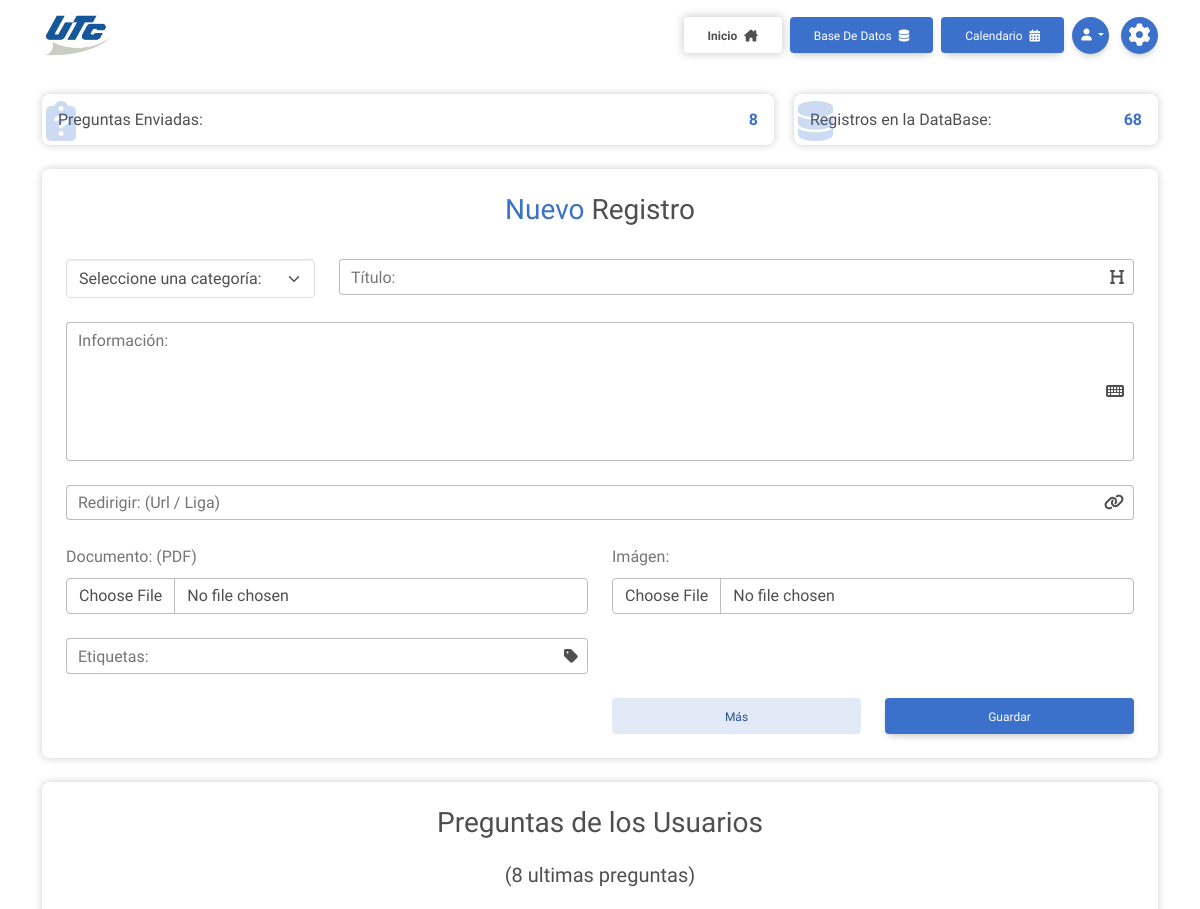
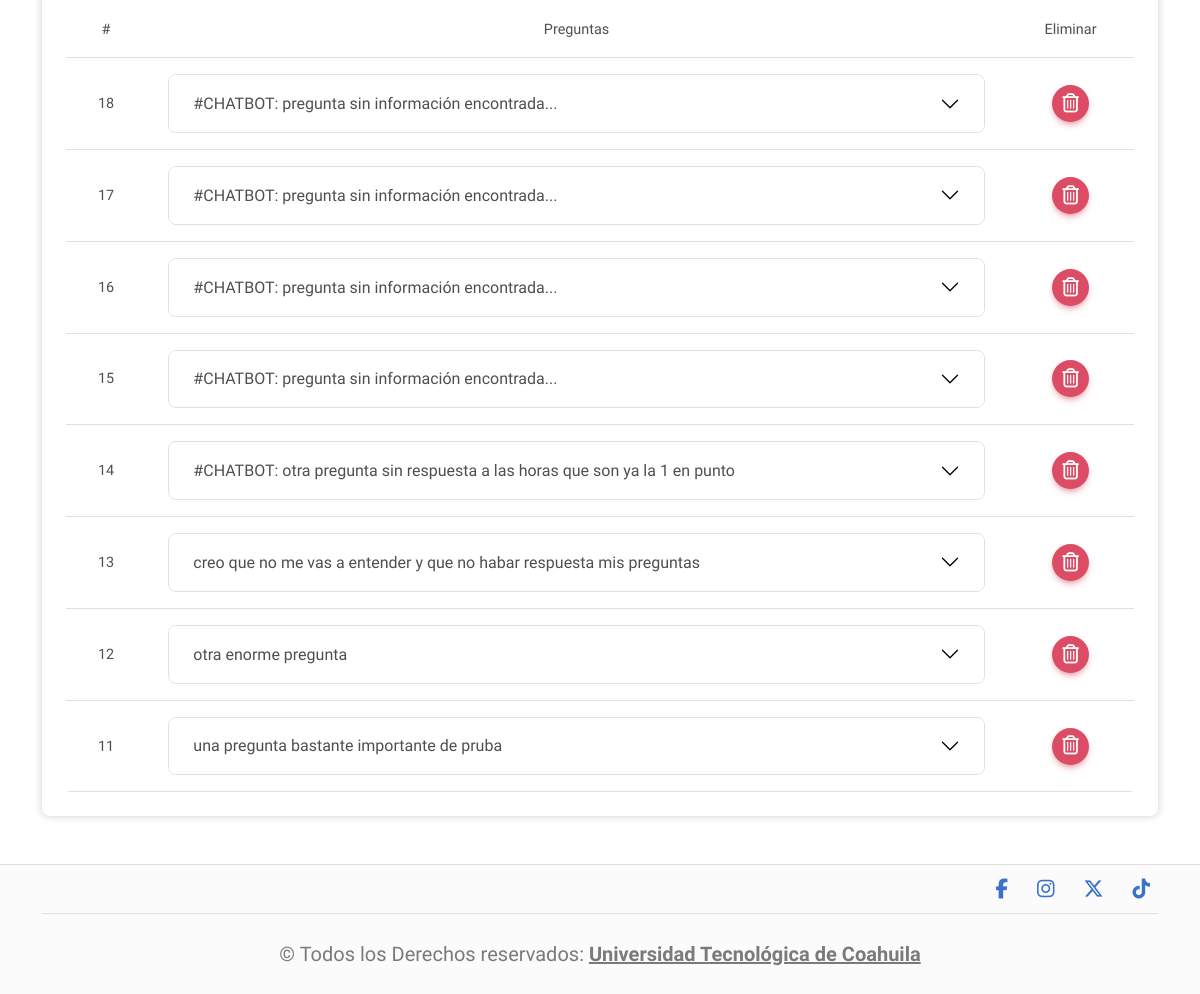
Before: /administracion/ (signed in) with the older database file (2 pictures, top to bottom).
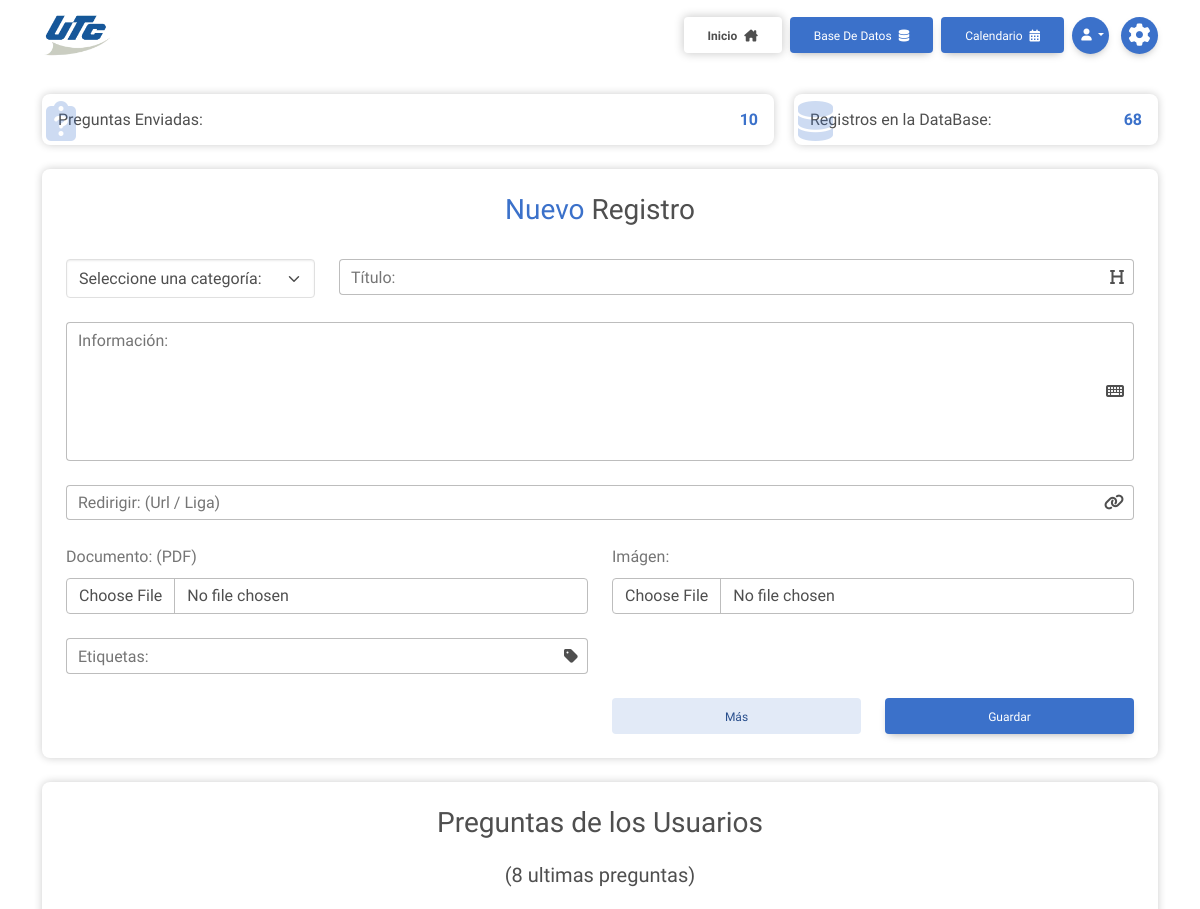
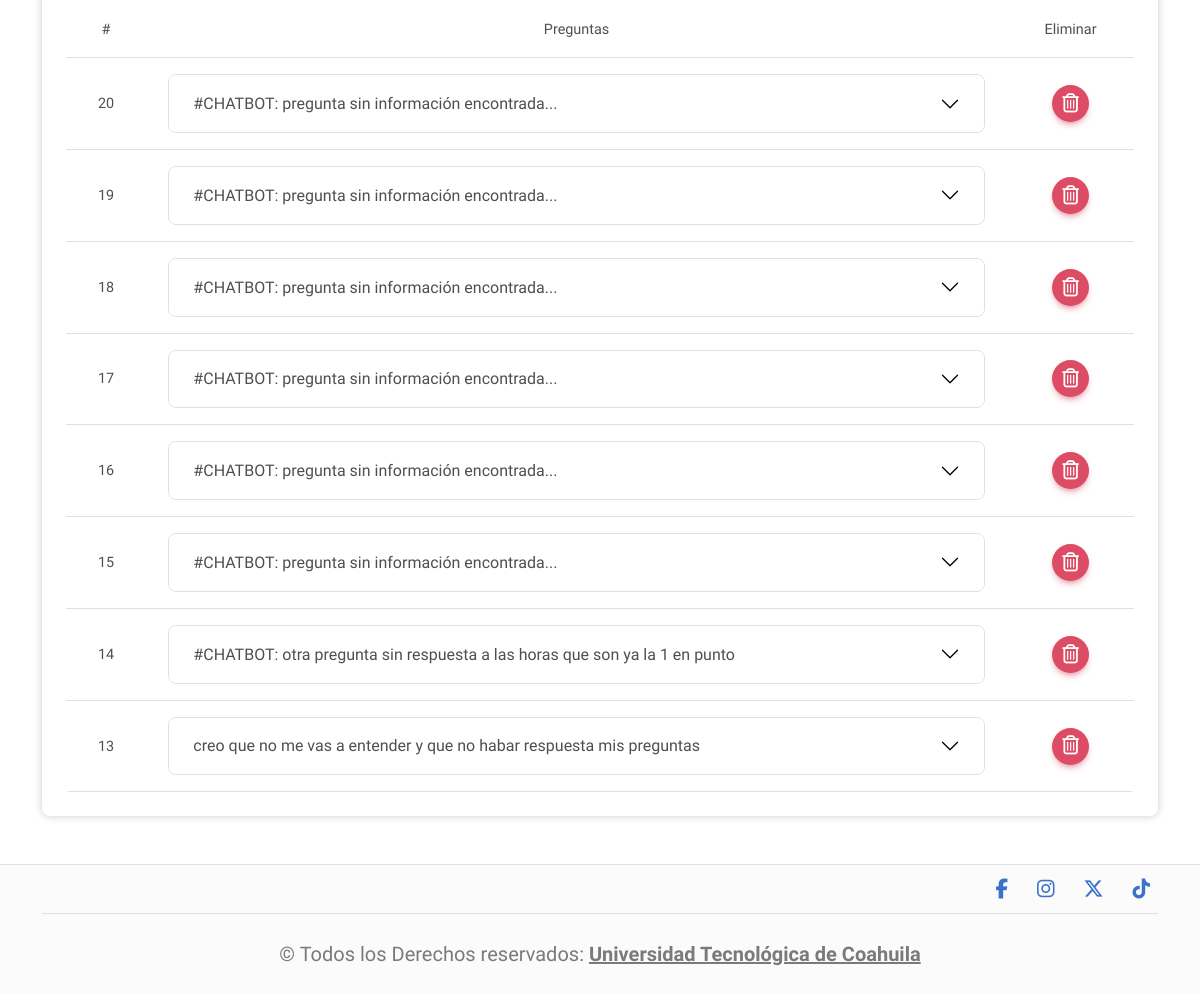
After: the same page with the newer database file (2 pictures, top to bottom).
### cross_asistent/models.py (models this page shows)
class Preguntas(models.Model):
    pregunta = models.CharField(max_length=150)
    descripcion = models.TextField(blank=True)
    fecha = models.DateTimeField(auto_now_add=True)
    class Meta:
        verbose_name = "Pregunta"
        verbose_name_plural = "Preguntas"

### cross_asistent/views.py (the view, shortened to what this page needs)
# urls.py: path('administracion/', views.admin_dash, name='admin'),
@login_required
@never_cache
def admin_dash(request):
    users = User.objects.all().order_by('-id')
    configuraciones = obtener_configuraciones(idConfig)
    hawkySettings = obtener_configuraciones(idHawky)
    hawkySettings = obtener_configuraciones(idHawky)
    cameraOrbitJson = hawkySettings[f'redes_sociales_{idHawky}']
    data = json.loads(cameraOrbitJson)
    if "cameraOrbit" in data and isinstance(data["cameraOrbit"], list):
        cameraOrbit = data["cameraOrbit"]
        if len(cameraOrbit) == 3:
            orbit_string = f"{cameraOrbit[0]}deg {cameraOrbit[1]}deg {cameraOrbit[2]}m"
        else:
            orbit_string = "15deg 70deg 5m"
    contexto = {
        'users':users,
        'user':request.user,
        'active_page':'home',
        'pages':functions.pages,
        'settingsall':settingsall,
        'categorias':categoriasFilter,
        'preguntas_sending':questions_all[:8], # limitar a los primeros 8 registros
        'preguntas_count':questions_all.count(),
        'num_preguntas':databaseall.count(),
        **configuraciones,
        **hawkySettings,
        'camera_orbit': orbit_string,
    }
    return render(request, 'admin/dashboard.html', contexto)

### cross_asistent/views.py (called while the page is built)
def obtener_configuraciones(questID):
    oneconfig = get_object_or_404(models.Configuraciones, pk=questID)
    return {
        f'qr_image_{questID}': oneconfig.qr_image.url,
        f'qr_button_{questID}': oneconfig.qr_button,
        f'redes_sociales_{questID}': oneconfig.redes_sociales,
        f'copyright_year_{questID}': oneconfig.copyright_year,
        f'utc_link_{questID}': oneconfig.utc_link,
        f'calendar_btnsYear_{questID}': oneconfig.calendar_btnsYear,
        f'about_img_first_{questID}': oneconfig.about_img_first.url,
        f'about_text_first_{questID}': oneconfig.about_text_first,
        f'about_img_second_{questID}': oneconfig.about_img_second.url,
        f'about_text_second_{questID}': oneconfig.about_text_second,
    }

### cross_asistent/templates/admin/dashboard.html (shortened to what the changed rows need)
{% extends 'base/widget.html' %}
{% load static %}
{% block extra_head %}
<link rel="stylesheet" href="{% static 'css/chatbot.min.css' %}"/>
{% endblock %}
{% block link_default %}
{% include 'base/widget_links-admin.html' with pages=pages %}
{% endblock %}
{% block content %}
<main class="container container-fluid pt-4 pb-5">
  <section class="row">
      <div class="row pe-0">
        <div class="{% if user.is_staff %}col-6 col-md-4{% else %}col-8{% endif %} mb-4 pe-0 pe-md-2">
          <a href="#preguntasEnviadas" class="card">
            <div class="card-body p-3">
              <h6 class="card-title d-flex justify-content-between align-items-center m-0">
                <div>
                  <i class="fa-solid fa-clipboard-question position-absolute bottom-0 start-0 opacity-25 text_detail fs-25 m-1"></i>
                  Preguntas<span class="d-none d-xl-inline"> Enviadas</span>:
                </div>
                <strong class="text_detail ms-auto">{{ preguntas_count }}</strong>
              </h6>
            </div>
          </a>
        </div>
      </div>
    <div class="pt-4" id="preguntasEnviadas">
      <div class="card">
        <div class="card-body">
          {% if preguntas_sending %}
          <div class="table-responsive rounded" id="table-container">
            <table class="table table_odd align-middle m-0">
              <thead>
                <tr class="text-center">
                  <th class="d-none d-md-table-cell">#</th>
                  <th>Preguntas</th>
                  <th>Eliminar</th>
                </tr>
              </thead>
              <tbody>
                {% for question in preguntas_sending %}
                <tr id="row-question_{{question.id}}" class="results_item table_odd_items">
                  <td class="text-center d-none d-md-table-cell">{{question.id}}</td>
                  <td>
                    <div class="accordion" id="questionList">
                      <div class="accordion-item">
                        <h2 class="accordion-header" id="heading_{{question.id}}">
                          <div data-mdb-collapse-init class="accordion-button collapsed" type="button" data-mdb-toggle="collapse"
                            data-mdb-target="#collapse_{{question.id}}" aria-expanded="false" aria-controls="collapse_{{question.id}}">
                            {{question.pregunta}}
                          </div>
                        </h2>
                      </div>
                    </div>
                  </td>
                  <td>
                    <div class="d-flex justify-content-center align-items-center">
                      <form method="post" action="{% url 'question_deleted' %}" data-submit-form>
                        <button title="Editar Usuario" type="submit" class="btn btn-floating btn-danger" data-remove-item="row-question_{{question.id}}">
                          <i class="fa-regular fa-trash-can fs-12"></i>
                        </button>
                      </form>
                    </div>
                  </td>
                </tr>
                {% endfor %}
              </tbody>
            </table>
            {% else %}
            <div class="text-center">
              <p class="lead m-0">No hay preguntas por el momento.</p>
            </div>
            {% endif %}
          </div>
        </div>
      </div>
    </div>
  </section>
</main>
{% endblock %}

Changed rows visible on the page:
no longer on this page (row unchanged): Preguntas: id "12", pregunta "otra enorme pregunta"
no longer on this page (row unchanged): Preguntas: id "11", pregunta "una pregunta bastante importante de pruba"
added Preguntas: id "20", pregunta "#CHATBOT: pregunta sin información encontrada..."
added Preguntas: id "19", pregunta "#CHATBOT: pregunta sin información encontrada..."
Other visible differences:
{{ preguntas_count }}: "8" → "10"
